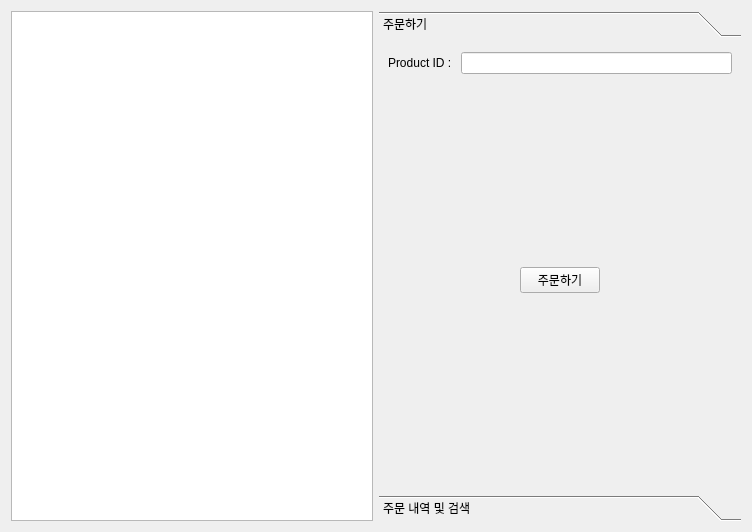
<?xml version="1.0" encoding="UTF-8"?>
<ui version="4.0">
 <class>ClientInfoForm</class>
 <widget class="QWidget" name="ClientInfoForm">
  <property name="geometry">
   <rect>
    <x>0</x>
    <y>0</y>
    <width>752</width>
    <height>532</height>
   </rect>
  </property>
  <property name="windowTitle">
   <string>Form</string>
  </property>
  <layout class="QHBoxLayout" name="horizontalLayout">
   <item>
    <widget class="QTableWidget" name="tableWidget"/>
   </item>
   <item>
    <widget class="QToolBox" name="toolBox">
     <property name="currentIndex">
      <number>0</number>
     </property>
     <widget class="QWidget" name="page">
      <property name="geometry">
       <rect>
        <x>0</x>
        <y>0</y>
        <width>368</width>
        <height>472</height>
       </rect>
      </property>
      <attribute name="label">
       <string>주문하기</string>
      </attribute>
      <layout class="QVBoxLayout" name="verticalLayout_4">
       <item>
        <layout class="QFormLayout" name="formLayout">
         <item row="0" column="0">
          <widget class="QLabel" name="label_4">
           <property name="text">
            <string>Product ID : </string>
           </property>
          </widget>
         </item>
         <item row="0" column="1">
          <widget class="QLineEdit" name="ProdID"/>
         </item>
        </layout>
       </item>
       <item>
        <layout class="QVBoxLayout" name="verticalLayout_2">
         <item>
          <spacer name="verticalSpacer_4">
           <property name="orientation">
            <enum>Qt::Orientation::Vertical</enum>
           </property>
           <property name="sizeHint" stdset="0">
            <size>
             <width>20</width>
             <height>48</height>
            </size>
           </property>
          </spacer>
         </item>
         <item>
          <layout class="QHBoxLayout" name="horizontalLayout_3">
           <item>
            <spacer name="horizontalSpacer_2">
             <property name="orientation">
              <enum>Qt::Orientation::Horizontal</enum>
             </property>
             <property name="sizeHint" stdset="0">
              <size>
               <width>118</width>
               <height>17</height>
              </size>
             </property>
            </spacer>
           </item>
           <item>
            <widget class="QPushButton" name="pushButton_order">
             <property name="text">
              <string>주문하기</string>
             </property>
            </widget>
           </item>
           <item>
            <spacer name="horizontalSpacer">
             <property name="orientation">
              <enum>Qt::Orientation::Horizontal</enum>
             </property>
             <property name="sizeHint" stdset="0">
              <size>
               <width>88</width>
               <height>17</height>
              </size>
             </property>
            </spacer>
           </item>
          </layout>
         </item>
         <item>
          <spacer name="verticalSpacer_2">
           <property name="orientation">
            <enum>Qt::Orientation::Vertical</enum>
           </property>
           <property name="sizeHint" stdset="0">
            <size>
             <width>20</width>
             <height>105</height>
            </size>
           </property>
          </spacer>
         </item>
        </layout>
       </item>
      </layout>
     </widget>
     <widget class="QWidget" name="page_2">
      <property name="geometry">
       <rect>
        <x>0</x>
        <y>0</y>
        <width>368</width>
        <height>472</height>
       </rect>
      </property>
      <attribute name="label">
       <string>주문 내역 및 검색</string>
      </attribute>
      <layout class="QVBoxLayout" name="verticalLayout_3">
       <item>
        <layout class="QVBoxLayout" name="verticalLayout">
         <item>
          <layout class="QFormLayout" name="formLayout_2">
           <item row="0" column="0">
            <widget class="QLabel" name="label_7">
             <property name="text">
              <string>Product Name</string>
             </property>
            </widget>
           </item>
           <item row="0" column="1">
            <widget class="QLineEdit" name="ProdName"/>
           </item>
           <item row="1" column="0">
            <widget class="QLabel" name="label_8">
             <property name="text">
              <string>Price</string>
             </property>
            </widget>
           </item>
           <item row="1" column="1">
            <widget class="QLineEdit" name="Price"/>
           </item>
           <item row="2" column="0">
            <widget class="QLabel" name="label_9">
             <property name="text">
              <string>Due Date</string>
             </property>
            </widget>
           </item>
           <item row="2" column="1">
            <widget class="QLineEdit" name="Due"/>
           </item>
          </layout>
         </item>
         <item>
          <spacer name="verticalSpacer">
           <property name="orientation">
            <enum>Qt::Orientation::Vertical</enum>
           </property>
           <property name="sizeHint" stdset="0">
            <size>
             <width>20</width>
             <height>68</height>
            </size>
           </property>
          </spacer>
         </item>
         <item>
          <layout class="QHBoxLayout" name="horizontalLayout_2">
           <item>
            <spacer name="horizontalSpacer_4">
             <property name="orientation">
              <enum>Qt::Orientation::Horizontal</enum>
             </property>
             <property name="sizeHint" stdset="0">
              <size>
               <width>98</width>
               <height>20</height>
              </size>
             </property>
            </spacer>
           </item>
           <item>
            <widget class="QPushButton" name="pushButton_search">
             <property name="text">
              <string>검색하기</string>
             </property>
            </widget>
           </item>
           <item>
            <spacer name="horizontalSpacer_5">
             <property name="orientation">
              <enum>Qt::Orientation::Horizontal</enum>
             </property>
             <property name="sizeHint" stdset="0">
              <size>
               <width>98</width>
               <height>20</height>
              </size>
             </property>
            </spacer>
           </item>
          </layout>
         </item>
         <item>
          <layout class="QHBoxLayout" name="horizontalLayout_4">
           <item>
            <spacer name="horizontalSpacer_6">
             <property name="orientation">
              <enum>Qt::Orientation::Horizontal</enum>
             </property>
             <property name="sizeHint" stdset="0">
              <size>
               <width>98</width>
               <height>20</height>
              </size>
             </property>
            </spacer>
           </item>
           <item>
            <widget class="QPushButton" name="pushButton_Reset">
             <property name="text">
              <string>초기화</string>
             </property>
            </widget>
           </item>
           <item>
            <spacer name="horizontalSpacer_7">
             <property name="orientation">
              <enum>Qt::Orientation::Horizontal</enum>
             </property>
             <property name="sizeHint" stdset="0">
              <size>
               <width>98</width>
               <height>20</height>
              </size>
             </property>
            </spacer>
           </item>
          </layout>
         </item>
         <item>
          <spacer name="verticalSpacer_3">
           <property name="orientation">
            <enum>Qt::Orientation::Vertical</enum>
           </property>
           <property name="sizeHint" stdset="0">
            <size>
             <width>20</width>
             <height>68</height>
            </size>
           </property>
          </spacer>
         </item>
        </layout>
       </item>
      </layout>
     </widget>
    </widget>
   </item>
  </layout>
 </widget>
 <resources/>
 <connections/>
</ui>
